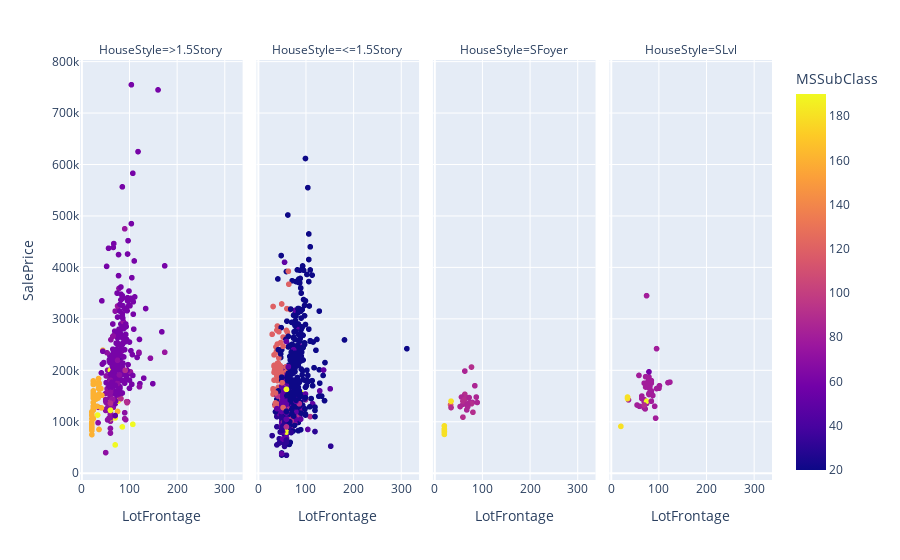

Notebook cell for this chart:
### Code cell
fig = px.scatter(train[train['LotArea']], x='LotFrontage', y="SalePrice",
                 color='MSSubClass', facet_col="HouseStyle")

fig.show()

### Figure 1 — Plotly figure (JSON) as saved in the notebook; plotly's stock layout.template omitted (floating-point values rounded to 4 significant figures; data arrays with more than 128 entries replaced by an {"elided": "..."} marker saying what was removed)
{"data": [{"hovertemplate": "HouseStyle=>1.5Story<br>LotFrontage=%{x}<br>SalePrice=%{y}<br>MSSubClass=%{marker.color}<extra></extra>", "legendgroup": "", "marker": {"color": {"elided": "461 int values"}, "coloraxis": "coloraxis", "symbol": "circle"}, "mode": "markers", "name": "", "showlegend": false, "type": "scattergl", "x": {"elided": "461 int values"}, "xaxis": "x", "y": {"elided": "461 int values"}, "yaxis": "y"}, {"hovertemplate": "HouseStyle=<=1.5Story<br>LotFrontage=%{x}<br>SalePrice=%{y}<br>MSSubClass=%{marker.color}<extra></extra>", "legendgroup": "", "marker": {"color": {"elided": "886 int values"}, "coloraxis": "coloraxis", "symbol": "circle"}, "mode": "markers", "name": "", "showlegend": false, "type": "scattergl", "x": {"elided": "886 int values"}, "xaxis": "x2", "y": {"elided": "886 int values"}, "yaxis": "y2"}, {"hovertemplate": "HouseStyle=SFoyer<br>LotFrontage=%{x}<br>SalePrice=%{y}<br>MSSubClass=%{marker.color}<extra></extra>", "legendgroup": "", "marker": {"color": [85, 90, 85, 85, 85, 90, 180, 180, 120, 85, 90, 90, 85, 180, 85, 90, 180, 85, 85, 90, 85, 85, 85, 85, 90, 85, 180, 85, 90, 90, 85, 85, 180, 85, 85, 85, 180], "coloraxis": "coloraxis", "symbol": "circle"}, "mode": "markers", "name": "", "showlegend": false, "type": "scattergl", "x": [null, 64, null, 64, 57, 78, 21, 21, 34, 54, null, 81, 74, 21, 80, 64, 21, 90, null, 78, null, null, 88, 60, 35, null, 21, 73, 60, 60, 69, 85, 35, 68, 70, 70, 21], "xaxis": "x3", "y": [144000, 153337, 156000, 198500, 148000, 206300, 81000, 86000, 133000, 129500, 135960, 118500, 137000, 75500, 137500, 144000, 84500, 137500, 134900, 135000, 165500, 171000, 148000, 133900, 127500, 178400, 80000, 147000, 140000, 108959, 134500, 170000, 140000, 123000, 133000, 129000, 92000], "yaxis": "y3"}, {"hovertemplate": "HouseStyle=SLvl<br>LotFrontage=%{x}<br>SalePrice=%{y}<br>MSSubClass=%{marker.color}<extra></extra>", "legendgroup": "", "marker": {"color": [80, 180, 80, 80, 80, 80, 80, 80, 80, 80, 80, 80, 80, 80, 80, 80, 180, 80, 80, 80, 80, 80, 80, 80, 80, 80, 80, 80, 80, 80, 80, 80, 80, 80, 80, 80, 80, 20, 80, 190, 80, 80, 80, 80, 80, 80, 80, 80, 80, 80, 80, 90, 80, 80, 80, 80, 80, 80, 80, 80, 80, 80, 80, 60, 180], "coloraxis": "coloraxis", "symbol": "circle"}, "mode": "markers", "name": "", "showlegend": false, "type": "scattergl", "x": [60, 21, null, null, null, null, 85, 120, 88, 37, null, 96, 92, 101, 72, null, 35, null, 85, 76, 70, 96, null, 80, 82, 75, 73, 70, 94, null, 75, 85, 80, 82, 80, null, null, null, 70, 75, 65, null, null, 85, null, 85, null, 76, null, 65, 70, 70, 78, null, 59, 124, null, null, 55, 102, 80, 73, null, 80, 35], "xaxis": "x4", "y": [130000, 91000, 168500, 180000, 180000, 173000, 158000, 176000, 151000, 142500, 187500, 242000, 130000, 165000, 125000, 275000, 148000, 158000, 175000, 170000, 139000, 164500, 148000, 153000, 168500, 345000, 187500, 175000, 107000, 146800, 135500, 159950, 155000, 174900, 187000, 158000, 147000, 137500, 143000, 140000, 149900, 160000, 184100, 140000, 163900, 179900, 194000, 171000, 145000, 145000, 127000, 132500, 178000, 169900, 190000, 177000, 197900, 180500, 132500, 170000, 165500, 167500, 274970, 197000, 145000], "yaxis": "y4"}], "layout": {"annotations": [{"font": {}, "showarrow": false, "text": "HouseStyle=>1.5Story", "x": 0.1175, "xanchor": "center", "xref": "paper", "y": 1, "yanchor": "bottom", "yref": "paper"}, {"font": {}, "showarrow": false, "text": "HouseStyle=<=1.5Story", "x": 0.3725, "xanchor": "center", "xref": "paper", "y": 1, "yanchor": "bottom", "yref": "paper"}, {"font": {}, "showarrow": false, "text": "HouseStyle=SFoyer", "x": 0.6275, "xanchor": "center", "xref": "paper", "y": 1, "yanchor": "bottom", "yref": "paper"}, {"font": {}, "showarrow": false, "text": "HouseStyle=SLvl", "x": 0.8825, "xanchor": "center", "xref": "paper", "y": 1, "yanchor": "bottom", "yref": "paper"}], "coloraxis": {"colorbar": {"title": {"text": "MSSubClass"}}, "colorscale": [[0, "#0d0887"], [0.1111, "#46039f"], [0.2222, "#7201a8"], [0.3333, "#9c179e"], [0.4444, "#bd3786"], [0.5556, "#d8576b"], [0.6667, "#ed7953"], [0.7778, "#fb9f3a"], [0.8889, "#fdca26"], [1, "#f0f921"]]}, "legend": {"tracegroupgap": 0}, "margin": {"t": 60}, "xaxis": {"anchor": "y", "domain": [0, 0.235], "title": {"text": "LotFrontage"}}, "xaxis2": {"anchor": "y2", "domain": [0.255, 0.49], "matches": "x", "title": {"text": "LotFrontage"}}, "xaxis3": {"anchor": "y3", "domain": [0.51, 0.745], "matches": "x", "title": {"text": "LotFrontage"}}, "xaxis4": {"anchor": "y4", "domain": [0.765, 1.0], "matches": "x", "title": {"text": "LotFrontage"}}, "yaxis": {"anchor": "x", "domain": [0, 1], "title": {"text": "SalePrice"}}, "yaxis2": {"anchor": "x2", "domain": [0, 1], "matches": "y", "showticklabels": false}, "yaxis3": {"anchor": "x3", "domain": [0, 1], "matches": "y", "showticklabels": false}, "yaxis4": {"anchor": "x4", "domain": [0, 1], "matches": "y", "showticklabels": false}}}
